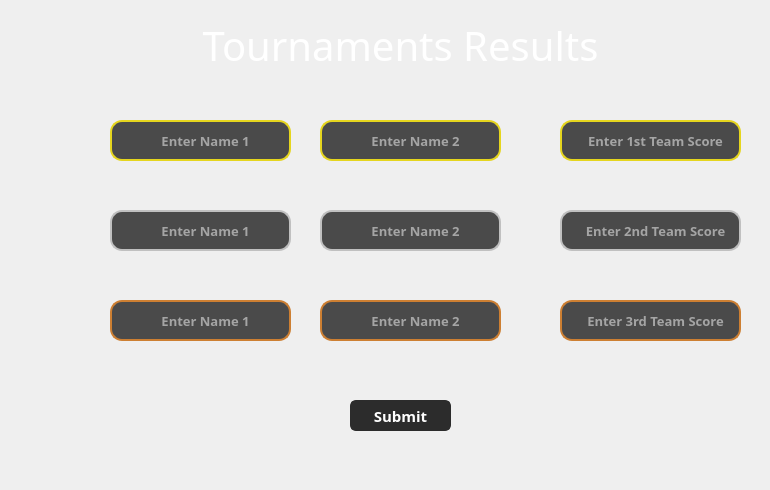
<?xml version="1.0" encoding="UTF-8"?>
<ui version="4.0">
 <class>Manager_tournamentsClass</class>
 <widget class="QWidget" name="Manager_tournamentsClass">
  <property name="geometry">
   <rect>
    <x>0</x>
    <y>0</y>
    <width>770</width>
    <height>490</height>
   </rect>
  </property>
  <property name="windowTitle">
   <string>Form</string>
  </property>
  <property name="styleSheet">
   <string notr="true">QWidget#Manager_tournamentClass{background-color:#2e2d2d; color:white;  }</string>
  </property>
  <widget class="QLineEdit" name="FFname">
   <property name="geometry">
    <rect>
     <x>110</x>
     <y>120</y>
     <width>181</width>
     <height>41</height>
    </rect>
   </property>
   <property name="font">
    <font>
     <family>Futura</family>
     <pointsize>10</pointsize>
     <bold>true</bold>
    </font>
   </property>
   <property name="styleSheet">
    <string notr="true">border: 2px solid #e5d51e;
border-radius: 12px;
background-color: #4A4A4A;
padding-left: 10px;  
color: white;</string>
   </property>
   <property name="alignment">
    <set>Qt::AlignmentFlag::AlignCenter</set>
   </property>
   <property name="placeholderText">
    <string>Enter Name 1</string>
   </property>
  </widget>
  <widget class="QLineEdit" name="FSname">
   <property name="geometry">
    <rect>
     <x>320</x>
     <y>120</y>
     <width>181</width>
     <height>41</height>
    </rect>
   </property>
   <property name="font">
    <font>
     <family>Futura</family>
     <pointsize>10</pointsize>
     <bold>true</bold>
    </font>
   </property>
   <property name="styleSheet">
    <string notr="true">border: 2px solid #e5d51e;
border-radius: 12px;
background-color: #4A4A4A;
padding-left: 10px;  
color: white;</string>
   </property>
   <property name="alignment">
    <set>Qt::AlignmentFlag::AlignCenter</set>
   </property>
   <property name="placeholderText">
    <string>Enter Name 2</string>
   </property>
  </widget>
  <widget class="QLineEdit" name="Fscore">
   <property name="geometry">
    <rect>
     <x>560</x>
     <y>120</y>
     <width>181</width>
     <height>41</height>
    </rect>
   </property>
   <property name="font">
    <font>
     <family>Futura</family>
     <pointsize>10</pointsize>
     <bold>true</bold>
    </font>
   </property>
   <property name="styleSheet">
    <string notr="true">border: 2px solid #e5d51e;
border-radius: 12px;
background-color: #4A4A4A;
padding-left: 10px;  
color: white;</string>
   </property>
   <property name="alignment">
    <set>Qt::AlignmentFlag::AlignCenter</set>
   </property>
   <property name="placeholderText">
    <string>Enter 1st Team Score</string>
   </property>
  </widget>
  <widget class="QLineEdit" name="Sscore">
   <property name="geometry">
    <rect>
     <x>560</x>
     <y>210</y>
     <width>181</width>
     <height>41</height>
    </rect>
   </property>
   <property name="font">
    <font>
     <family>Futura</family>
     <pointsize>10</pointsize>
     <bold>true</bold>
    </font>
   </property>
   <property name="styleSheet">
    <string notr="true">border: 2px solid #C0C0C0;;
border-radius: 12px;
background-color: #4A4A4A;
padding-left: 10px;  
color: white;</string>
   </property>
   <property name="alignment">
    <set>Qt::AlignmentFlag::AlignCenter</set>
   </property>
   <property name="placeholderText">
    <string>Enter 2nd Team Score</string>
   </property>
  </widget>
  <widget class="QLineEdit" name="SFname">
   <property name="geometry">
    <rect>
     <x>110</x>
     <y>210</y>
     <width>181</width>
     <height>41</height>
    </rect>
   </property>
   <property name="font">
    <font>
     <family>Futura</family>
     <pointsize>10</pointsize>
     <bold>true</bold>
    </font>
   </property>
   <property name="styleSheet">
    <string notr="true">border: 2px solid #C0C0C0;;
border-radius: 12px;
background-color: #4A4A4A;
padding-left: 10px;  
color: white;</string>
   </property>
   <property name="alignment">
    <set>Qt::AlignmentFlag::AlignCenter</set>
   </property>
   <property name="placeholderText">
    <string>Enter Name 1</string>
   </property>
  </widget>
  <widget class="QLineEdit" name="SSname">
   <property name="geometry">
    <rect>
     <x>320</x>
     <y>210</y>
     <width>181</width>
     <height>41</height>
    </rect>
   </property>
   <property name="font">
    <font>
     <family>Futura</family>
     <pointsize>10</pointsize>
     <bold>true</bold>
    </font>
   </property>
   <property name="styleSheet">
    <string notr="true">border: 2px solid #C0C0C0;;
border-radius: 12px;
background-color: #4A4A4A;
padding-left: 10px;  
color: white;</string>
   </property>
   <property name="alignment">
    <set>Qt::AlignmentFlag::AlignCenter</set>
   </property>
   <property name="placeholderText">
    <string>Enter Name 2</string>
   </property>
  </widget>
  <widget class="QLineEdit" name="TFname">
   <property name="geometry">
    <rect>
     <x>110</x>
     <y>300</y>
     <width>181</width>
     <height>41</height>
    </rect>
   </property>
   <property name="font">
    <font>
     <family>Futura</family>
     <pointsize>10</pointsize>
     <bold>true</bold>
    </font>
   </property>
   <property name="styleSheet">
    <string notr="true">border: 2px solid #CD7F32;
border-radius: 12px;

background-color: #4A4A4A;
padding-left: 10px;  
color: white;</string>
   </property>
   <property name="alignment">
    <set>Qt::AlignmentFlag::AlignCenter</set>
   </property>
   <property name="placeholderText">
    <string>Enter Name 1</string>
   </property>
  </widget>
  <widget class="QLineEdit" name="Tscore">
   <property name="geometry">
    <rect>
     <x>560</x>
     <y>300</y>
     <width>181</width>
     <height>41</height>
    </rect>
   </property>
   <property name="font">
    <font>
     <family>Futura</family>
     <pointsize>10</pointsize>
     <bold>true</bold>
    </font>
   </property>
   <property name="styleSheet">
    <string notr="true">border: 2px solid #CD7F32;
border-radius: 12px;

background-color: #4A4A4A;
padding-left: 10px;  
color: white;</string>
   </property>
   <property name="alignment">
    <set>Qt::AlignmentFlag::AlignCenter</set>
   </property>
   <property name="placeholderText">
    <string>Enter 3rd Team Score</string>
   </property>
  </widget>
  <widget class="QLineEdit" name="TSname">
   <property name="geometry">
    <rect>
     <x>320</x>
     <y>300</y>
     <width>181</width>
     <height>41</height>
    </rect>
   </property>
   <property name="font">
    <font>
     <family>Futura</family>
     <pointsize>10</pointsize>
     <bold>true</bold>
    </font>
   </property>
   <property name="styleSheet">
    <string notr="true">border: 2px solid #CD7F32;
border-radius: 12px;

background-color: #4A4A4A;
padding-left: 10px;  
color: white;</string>
   </property>
   <property name="alignment">
    <set>Qt::AlignmentFlag::AlignCenter</set>
   </property>
   <property name="placeholderText">
    <string>Enter Name 2</string>
   </property>
  </widget>
  <widget class="QPushButton" name="submit">
   <property name="geometry">
    <rect>
     <x>350</x>
     <y>400</y>
     <width>101</width>
     <height>31</height>
    </rect>
   </property>
   <property name="font">
    <font>
     <family>Futura</family>
     <pointsize>11</pointsize>
     <bold>true</bold>
    </font>
   </property>
   <property name="styleSheet">
    <string notr="true">QPushButton {
    background-color: #2c2c2c;  
    color: white;
    border: 2px solid #2c2c2c;
    border-radius: 6px;
}

QPushButton:hover {
    background-color: #8B50FF ; 
    border: 2px solid #8B50FF ;
    color: white;
}

QPushButton:pressed {
    background-color: #6F3FCC; 
}</string>
   </property>
   <property name="text">
    <string>Submit</string>
   </property>
  </widget>
  <widget class="QLabel" name="label">
   <property name="geometry">
    <rect>
     <x>120</x>
     <y>0</y>
     <width>551</width>
     <height>491</height>
    </rect>
   </property>
   <property name="styleSheet">
    <string notr="true">opacity: 0.5;  </string>
   </property>
   <property name="frameShadow">
    <enum>QFrame::Shadow::Plain</enum>
   </property>
   <property name="text">
    <string/>
   </property>
   <property name="pixmap">
    <pixmap>assets/cupTournament.png</pixmap>
   </property>
   <property name="scaledContents">
    <bool>true</bool>
   </property>
  </widget>
  <widget class="QLabel" name="label_2">
   <property name="geometry">
    <rect>
     <x>160</x>
     <y>20</y>
     <width>481</width>
     <height>51</height>
    </rect>
   </property>
   <property name="font">
    <font>
     <family>Futura</family>
     <pointsize>30</pointsize>
    </font>
   </property>
   <property name="styleSheet">
    <string notr="true">color:white;</string>
   </property>
   <property name="text">
    <string>Tournaments Results</string>
   </property>
   <property name="alignment">
    <set>Qt::AlignmentFlag::AlignCenter</set>
   </property>
  </widget>
  <widget class="QLabel" name="message">
   <property name="geometry">
    <rect>
     <x>300</x>
     <y>460</y>
     <width>221</width>
     <height>20</height>
    </rect>
   </property>
   <property name="font">
    <font>
     <family>Futura</family>
     <pointsize>11</pointsize>
    </font>
   </property>
   <property name="styleSheet">
    <string notr="true">color:red;</string>
   </property>
   <property name="text">
    <string/>
   </property>
   <property name="alignment">
    <set>Qt::AlignmentFlag::AlignCenter</set>
   </property>
  </widget>
  <zorder>label</zorder>
  <zorder>FFname</zorder>
  <zorder>FSname</zorder>
  <zorder>Fscore</zorder>
  <zorder>Sscore</zorder>
  <zorder>SFname</zorder>
  <zorder>SSname</zorder>
  <zorder>TFname</zorder>
  <zorder>Tscore</zorder>
  <zorder>TSname</zorder>
  <zorder>submit</zorder>
  <zorder>label_2</zorder>
  <zorder>message</zorder>
 </widget>
 <resources/>
 <connections/>
</ui>
